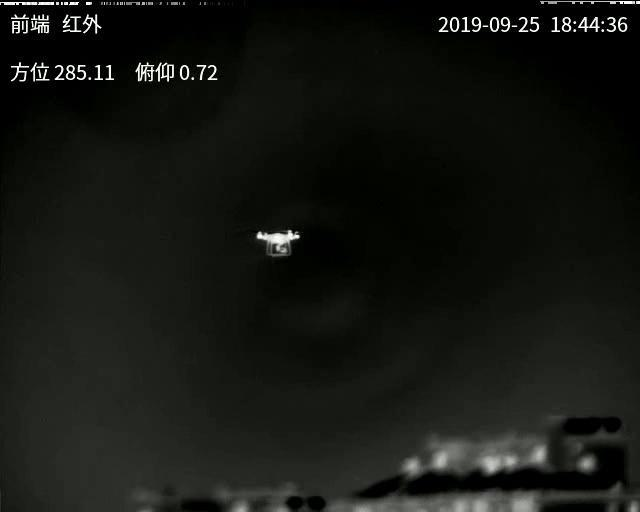
#> input picture data/767.jpg, 640 x 512 px, found by its file name
$ python align_images_new.py
#> lines starting #> are read from the running program, lines starting #| are printed output that depends on the picture
#> further down, im1 is the input picture: shape (512, 640, 3); mean B, G, R 18.7, 22.9, 21.2
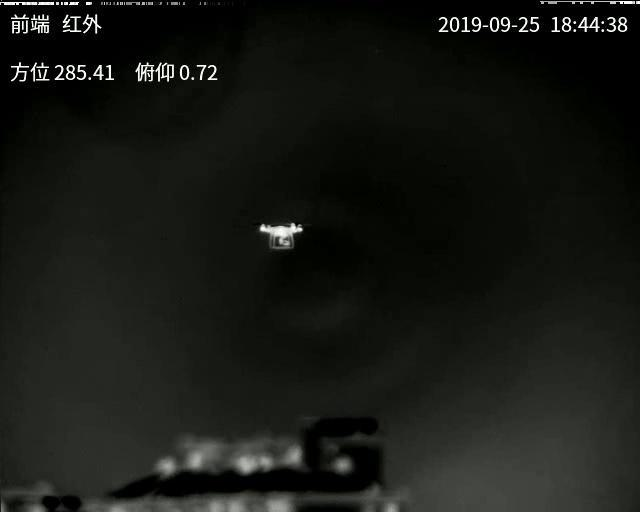
#> input picture data/768.jpg, 640 x 512 px, found by its file name
#> further down, im2 is the input picture: shape (512, 640, 3); mean B, G, R 20.9, 25.2, 23.4
#!/usr/bin/env python

# Import necessary libraries.
import os, argparse
import cv2
import numpy as np
from numpy.fft import fft2, ifft2, fftshift

# [176 lines left out: functions legal_bbox, same_size_bboxes, cut_bbox, get_mask, getArgs, rotationAlign and 1 more, not called in this run]

# (ORB) feature based alignment
def featureAlign(im1, im2):

  # Convert images to grayscale
  im1Gray = cv2.cvtColor(im1,cv2.COLOR_BGR2GRAY)
  im2Gray = cv2.cvtColor(im2,cv2.COLOR_BGR2GRAY)

  # Detect ORB features and compute descriptors.
  orb = cv2.ORB_create(max_features)
  keypoints1, descriptors1 = orb.detectAndCompute(im1Gray, None)
#> keypoints1 = 665 keypoints; strongest (x, y, size): (71, 75, 31), (69, 75, 31), (184, 68, 31), (163, 76, 31)
  keypoints2, descriptors2 = orb.detectAndCompute(im2Gray, None)
#> keypoints2 = 684 keypoints; strongest (x, y, size): (71, 75, 31), (69, 75, 31), (81, 68, 31), (184, 68, 31)

  # Match features.
  matcher = cv2.DescriptorMatcher_create(cv2.DESCRIPTOR_MATCHER_BRUTEFORCE_HAMMING)
  matches = matcher.match(descriptors1, descriptors2, None)
#> matches = 665 matches

  # Sort matches by score
  list(matches).sort(key=lambda x: x.distance, reverse=False)

  # Remove not so good matches
  numGoodMatches = int(len(matches) * feature_retention)
#> numGoodMatches = 99
  matches = matches[:numGoodMatches]
#> matches = 99 matches

  # Draw top matches
  imMatches = cv2.drawMatches(im1, keypoints1, im2, keypoints2, matches, None)
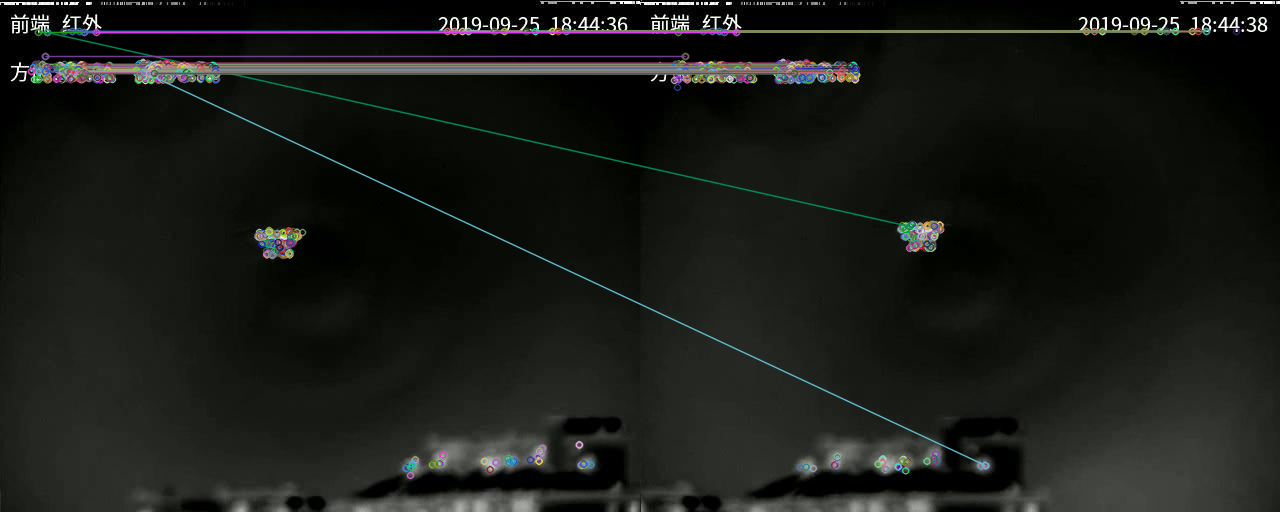
#> imMatches: shape (512, 1280, 3); mean B, G, R 22.9, 26.9, 24.9
  #cv2.imwrite("matches.jpg", imMatches)

  # Extract location of good matches
  points1 = np.zeros((len(matches), 2), dtype=np.float32)
#> points1 = 99 pairs, first value 0 to 0, second value 0 to 0
  points2 = np.zeros((len(matches), 2), dtype=np.float32)
#> points2 = 99 pairs, first value 0 to 0, second value 0 to 0

  for i, match in enumerate(matches):
    points1[i, :] = keypoints1[match.queryIdx].pt
    points2[i, :] = keypoints2[match.trainIdx].pt
#> this loop made 99 passes
#> after the loop, points1 = 99 pairs, first value 31 to 566, second value 31 to 73; points2 = 99 pairs, first value 33 to 566, second value 31 to 465

  # Find homography
  h, mask = cv2.findHomography(points1, points2, cv2.RANSAC)
#> h = [[0.994, -0.00461, 0.185], [-0.000254, 0.989, 0.269], [-5.9e-06, -9.44e-05, 1]]; mask = 99 values, max 1 at index 0, min 0 at index 6, mean 0.919

  # Use homography
  height, width, channels = im2.shape
#> height = 512; width = 640; channels = 3
  im1Reg = cv2.warpPerspective(im1, h, (width, height))
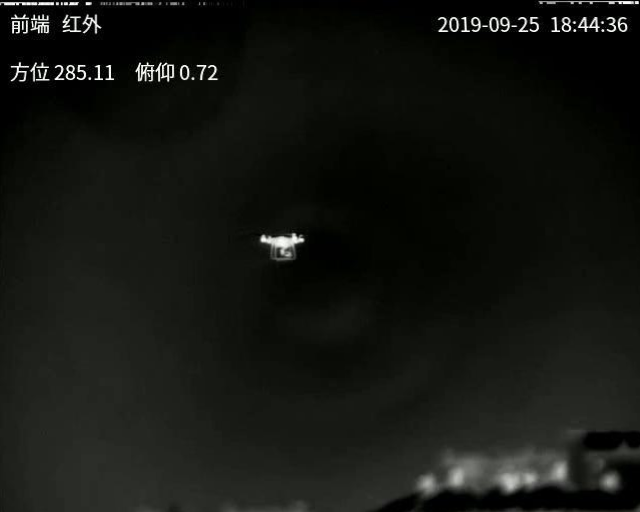
#> im1Reg: shape (512, 640, 3); mean B, G, R 17.6, 21.9, 20.2

  return im1Reg, h

# [144 lines left out: functions eccAlign_boris, featureAlign_boris, translation, translation_boris, not called in this run]


if __name__ == '__main__':

  mode = "feature"#, "ecc", "rotation"
  image_1 = "/home/borisef/projects/align_images/data/767.jpg"
  image_2 = "/home/borisef/projects/align_images/data/768.jpg"

  # parse arguments
  #args = getArgs()

  # defaults feature values
  max_features = 1000
  feature_retention = 0.15

  # Specify the ECC number of iterations.
  number_of_iterations = 1000

  # Specify the ECC threshold of the increment
  # in the correlation coefficient between two iterations
  termination_eps = 1e-8

  # Read the images to be aligned
  im1 =  cv2.imread(image_1);
  im2 =  cv2.imread(image_2);

  # Switch between alignment modes
  if mode == "feature":
   # align and write to disk
   aligned, warp_matrix = featureAlign(im1, im2)
#> warp_matrix has the same summary as h in featureAlign
   cv2.imwrite("reg_image.jpg",
    aligned,
    [cv2.IMWRITE_JPEG_QUALITY, 90])
   print(warp_matrix)
#| [[ 9.93771299e-01 -4.61182462e-03  1.85033114e-01]
#|  [-2.54015892e-04  9.89346232e-01  2.68705504e-01]
#|  [-5.89642314e-06 -9.44238943e-05  1.00000000e+00]]
  elif mode == "ecc":
   aligned, warp_matrix = eccAlign(im1, im2)
   cv2.imwrite("reg_image.jpg",
    aligned,
    [cv2.IMWRITE_JPEG_QUALITY, 90])
   print(warp_matrix)
  elif mode == "rotation":
   rotated, rotationMatrix = rotationAlign(im1, im2)
   cv2.imwrite("reg_image.jpg",
    rotated,
    [cv2.IMWRITE_JPEG_QUALITY, 90])
   print(rotationMatrix)
  else:
   warp_matrix = translation(im1, im2)
   print(warp_matrix)
